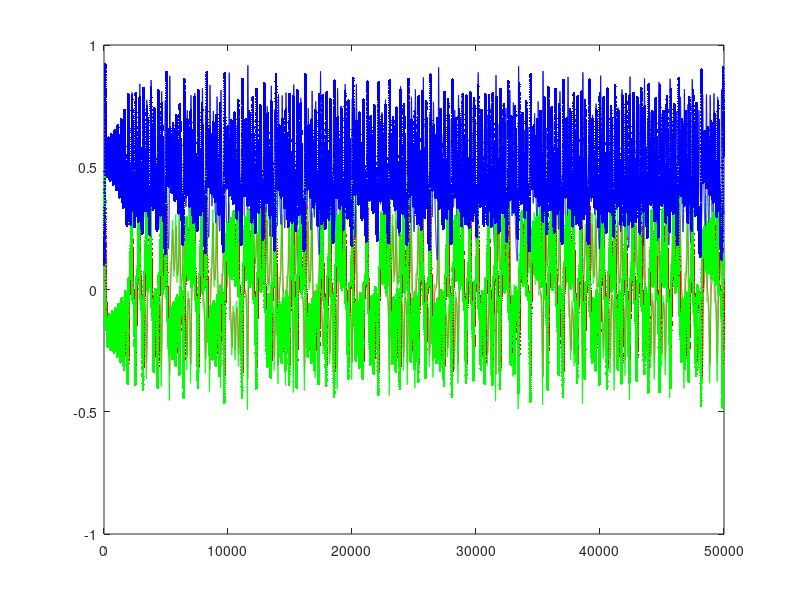
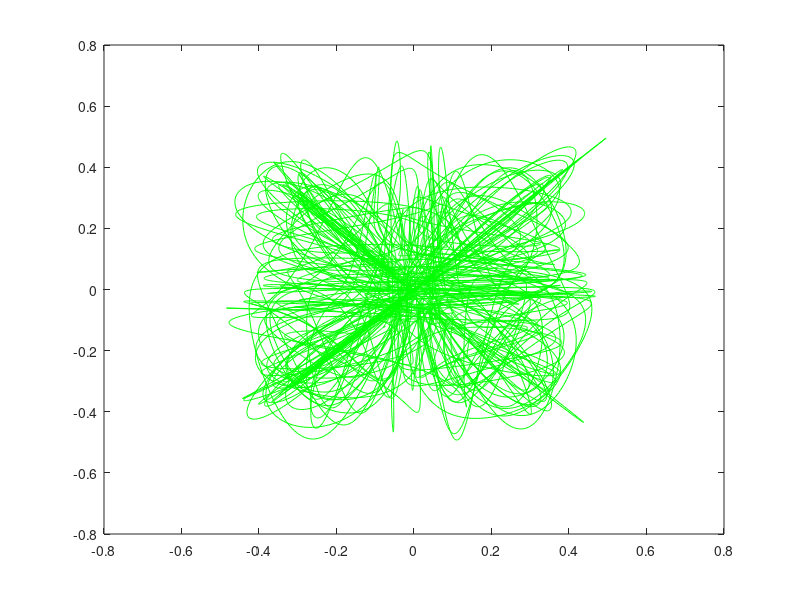
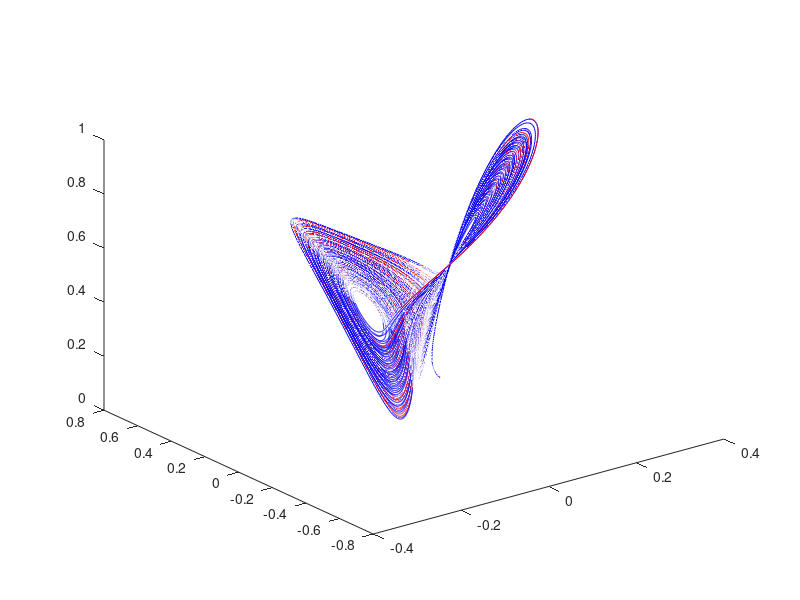
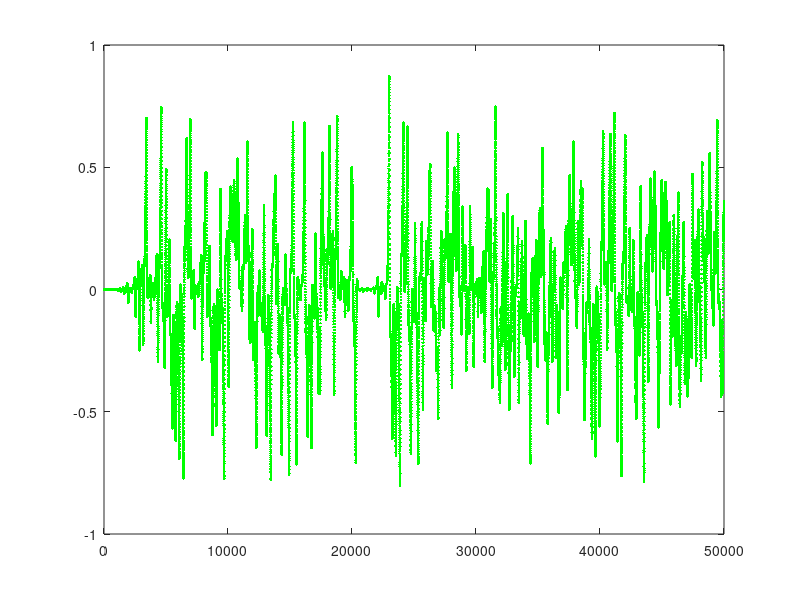

Write the MATLAB code that produced these figures, in order.
function lorenz()
close all;
dt=0.5;

x0=0.1;
y0=0.1;
z0=0.1;

x01=0.1;
y01=0.1;
z01=0.1;

%x0=0.875;
%y0=0.875;
%z0=0.875;


w00=0;
w10=0.1;


npunts=50000;

so_x=zeros(npunts,1);
so_y=zeros(npunts,1);
so_z=zeros(npunts,1);

so_w0=zeros(npunts,1);
so_w1=zeros(npunts,1);

so_x1=zeros(npunts,1);
so_y1=zeros(npunts,1);
so_z1=zeros(npunts,1);

so_w01=zeros(npunts,1);
so_w11=zeros(npunts,1);


omega=1.0;

mu=0.81;
alpha=3/8;

x=x0;
y=y0;
z=z0;
t=0;

xb=x01;
yb=y01;
zb=z01;


w0=w00;
w1=w10;

Vmax=1000;

%figure(2)
%hold off;

%plot(x,y,'.r');
%plot(t,x,'.r');
%hold on;

sigma=10;
beta=8/3;
rho=28;
A=50;
D=max([ A rho beta sigma]);
E=4;
%D=1;

p32=2.0^32;
p24=2.0^24;
p16=2.0^16;
p14=2.0^14;
p12=2.0^12;
p10=2.0^10;
p8=2.0^8;
p5=2.0^5;

p1=p24;
p2=p16;
sync=0.0;

for i=1:npunts
%    Original equations
%    dx = y;
%    dy = x - mu*y - x*z;
%    dz = -alpha*z + x*x;
    

precision=p1;

%dx = sigma/D*(y-x);
%dy = x*(rho/D - A/D*z) - y/D;
%dz = A/D*x*y - beta/D*z;

sigmap=n2sn(2*sigma/D/E);
rhop=n2sn(rho/D);
c2 = n2sn(A/D);
c3 = n2sn(2*A/D/E);
c4=n2sn(2/D/E);
c5 = n2sn(2*beta/D/E);
c6=n2sn(4/E);

dx = mult(sigmap, resta(y,x));

dy1 = resta(rhop, mult(c2,z));

dy = resta(mult(mult(c6,x),dy1), mult(c4,y));

dz = resta(mult(c3,mult(x,y)), mult(c5,z));



    x = x + dx*dt;
    y = y + dy*dt;
    z = z + dz*dt;
    t = t+dt;
    
    

    
%    plot((x+2)/4,(y+2)/4,'.r');

    so_x(i)=x;
    so_y(i)=y;
    so_z(i)=z;

    
% Now, let's also implement an oscillator, just to compare...







sigmap=n2sn(2*sigma/D/E);
rhop=n2sn(rho/D);
c2 = n2sn(A/D);
c3 = n2sn(2*A/D/E);
c4=n2sn(2/D/E);
c5 = n2sn(2*beta/D/E);
c6=n2sn(4/E);

precision=p2;

yb=n2sn(sync*y + (1-sync)*yb);

dx = mult(sigmap, resta(yb,xb));

dy1 = resta(rhop, mult(c2,zb));

dy = resta(mult(mult(c6,xb),dy1), mult(c4,yb));

dz = resta(mult(c3,mult(xb,yb)), mult(c5,zb));



    xb = xb + dx*dt;
    yb = yb + dy*dt;
    zb = zb + dz*dt;
    
    

    
%    plot((x+2)/4,(y+2)/4,'.r');

    so_x1(i)=xb;
    so_y1(i)=yb;
    so_z1(i)=zb;









    
end

plot(so_x,'r')
hold on;
plot(so_y,'g')
plot(so_z,'b')

plot(so_x1,'.r')
plot(so_y1,'.g')
plot(so_z1,'.b')

figure(2)
plot(so_y1,so_y,'g')

figure(4)
plot(so_y1-so_y,'.g')

figure(5)
plot3(so_x1-so_x,so_y1-so_y,so_z1-so_z,'r')



figure(3)
plot3(so_x,so_y,so_z,'b')
hold on
plot3(so_x1,so_y1,so_z1,'r')



    function suma=suma(x,y)
        dummy=0.5*(x+y);
        suma= ceil(precision*dummy)/precision;
    end
    
    function resta=resta(x,y)
        resta=suma(x,-y);
    end

    function mult=mult(x,y)
        dummy=x*y;
        mult = ceil(precision*dummy)/precision;
    end
    
    function n=n2sn(x)
        dummy=x;
        n = ceil(precision*dummy)/precision;
    end
    
    end


